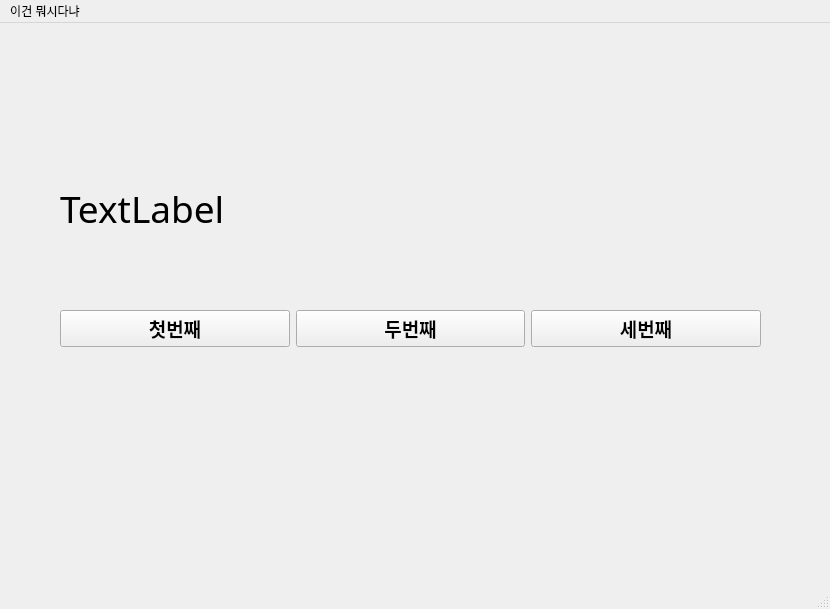
<?xml version="1.0" encoding="UTF-8"?>
<ui version="4.0">
 <class>MainWindow</class>
 <widget class="QMainWindow" name="MainWindow">
  <property name="geometry">
   <rect>
    <x>0</x>
    <y>0</y>
    <width>830</width>
    <height>609</height>
   </rect>
  </property>
  <property name="windowTitle">
   <string>MainWindow</string>
  </property>
  <widget class="QWidget" name="centralwidget">
   <widget class="QWidget" name="horizontalLayoutWidget">
    <property name="geometry">
     <rect>
      <x>60</x>
      <y>230</y>
      <width>701</width>
      <height>151</height>
     </rect>
    </property>
    <layout class="QHBoxLayout" name="horizontalLayout">
     <item>
      <widget class="QPushButton" name="pushButton">
       <property name="font">
        <font>
         <family>맑은 고딕</family>
         <pointsize>14</pointsize>
         <weight>75</weight>
         <bold>true</bold>
        </font>
       </property>
       <property name="text">
        <string>첫번째</string>
       </property>
      </widget>
     </item>
     <item>
      <widget class="QPushButton" name="pushButton_2">
       <property name="font">
        <font>
         <family>맑은 고딕</family>
         <pointsize>14</pointsize>
         <weight>75</weight>
         <bold>true</bold>
        </font>
       </property>
       <property name="text">
        <string>두번째</string>
       </property>
      </widget>
     </item>
     <item>
      <widget class="QPushButton" name="pushButton_3">
       <property name="font">
        <font>
         <family>맑은 고딕</family>
         <pointsize>14</pointsize>
         <weight>75</weight>
         <bold>true</bold>
        </font>
       </property>
       <property name="text">
        <string>세번째</string>
       </property>
      </widget>
     </item>
    </layout>
   </widget>
   <widget class="QLabel" name="label">
    <property name="geometry">
     <rect>
      <x>60</x>
      <y>140</y>
      <width>701</width>
      <height>91</height>
     </rect>
    </property>
    <property name="font">
     <font>
      <family>맑은 고딕</family>
      <pointsize>28</pointsize>
     </font>
    </property>
    <property name="text">
     <string>TextLabel</string>
    </property>
   </widget>
  </widget>
  <widget class="QMenuBar" name="menubar">
   <property name="geometry">
    <rect>
     <x>0</x>
     <y>0</y>
     <width>830</width>
     <height>22</height>
    </rect>
   </property>
   <widget class="QMenu" name="menu">
    <property name="title">
     <string>이건 뭐시다냐</string>
    </property>
    <addaction name="actionmenus"/>
   </widget>
   <addaction name="menu"/>
  </widget>
  <widget class="QStatusBar" name="statusbar"/>
  <action name="actionmenus">
   <property name="text">
    <string>menus</string>
   </property>
  </action>
 </widget>
 <resources/>
 <connections>
  <connection>
   <sender>pushButton</sender>
   <signal>clicked()</signal>
   <receiver>MainWindow</receiver>
   <slot>firstClick()</slot>
   <hints>
    <hint type="sourcelabel">
     <x>108</x>
     <y>337</y>
    </hint>
    <hint type="destinationlabel">
     <x>209</x>
     <y>392</y>
    </hint>
   </hints>
  </connection>
  <connection>
   <sender>pushButton_2</sender>
   <signal>clicked()</signal>
   <receiver>MainWindow</receiver>
   <slot>secondClick()</slot>
   <hints>
    <hint type="sourcelabel">
     <x>388</x>
     <y>330</y>
    </hint>
    <hint type="destinationlabel">
     <x>490</x>
     <y>396</y>
    </hint>
   </hints>
  </connection>
  <connection>
   <sender>pushButton_3</sender>
   <signal>clicked()</signal>
   <receiver>MainWindow</receiver>
   <slot>thirdClick()</slot>
   <hints>
    <hint type="sourcelabel">
     <x>670</x>
     <y>330</y>
    </hint>
    <hint type="destinationlabel">
     <x>746</x>
     <y>394</y>
    </hint>
   </hints>
  </connection>
 </connections>
 <slots>
  <slot>firstClick()</slot>
  <slot>secondClick()</slot>
  <slot>thirdClick()</slot>
 </slots>
</ui>
